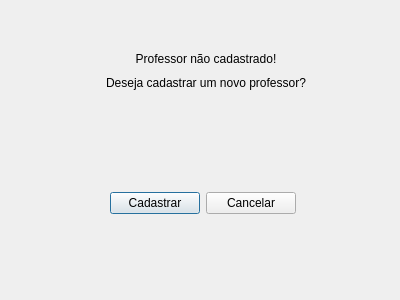
<?xml version="1.0" encoding="UTF-8"?>
<ui version="4.0">
 <class>AvisoCadastrarProfessor</class>
 <widget class="QDialog" name="AvisoCadastrarProfessor">
  <property name="geometry">
   <rect>
    <x>0</x>
    <y>0</y>
    <width>400</width>
    <height>300</height>
   </rect>
  </property>
  <property name="windowTitle">
   <string>Dialog</string>
  </property>
  <widget class="QWidget" name="layoutWidget">
   <property name="geometry">
    <rect>
     <x>80</x>
     <y>50</y>
     <width>252</width>
     <height>42</height>
    </rect>
   </property>
   <layout class="QVBoxLayout" name="verticalLayout">
    <item>
     <widget class="QLabel" name="label">
      <property name="text">
       <string>Professor não cadastrado!</string>
      </property>
      <property name="alignment">
       <set>Qt::AlignCenter</set>
      </property>
     </widget>
    </item>
    <item>
     <widget class="QLabel" name="label_2">
      <property name="text">
       <string>Deseja cadastrar um novo professor?</string>
      </property>
      <property name="alignment">
       <set>Qt::AlignCenter</set>
      </property>
     </widget>
    </item>
   </layout>
  </widget>
  <widget class="QWidget" name="layoutWidget_2">
   <property name="geometry">
    <rect>
     <x>110</x>
     <y>190</y>
     <width>186</width>
     <height>27</height>
    </rect>
   </property>
   <layout class="QHBoxLayout" name="horizontalLayout">
    <item>
     <widget class="QPushButton" name="btn_cadastrar">
      <property name="text">
       <string>Cadastrar</string>
      </property>
     </widget>
    </item>
    <item>
     <widget class="QPushButton" name="btn_cancelar">
      <property name="text">
       <string>Cancelar</string>
      </property>
     </widget>
    </item>
   </layout>
  </widget>
 </widget>
 <resources/>
 <connections/>
</ui>
